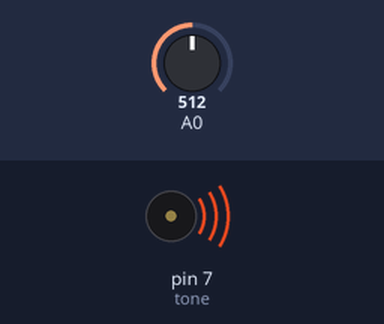
Simulated run of this sketch. Board: Arduino Uno, built with avr-gcc and run on an emulated ATmega328P. Shown: buzzer (waves = sounding). Inputs (shaded band) come from the test bench; at power-on: A0 = 512. What the sketch prints to the serial monitor is not drawn.

Above: at 0.2 s.
At 1.2 s:
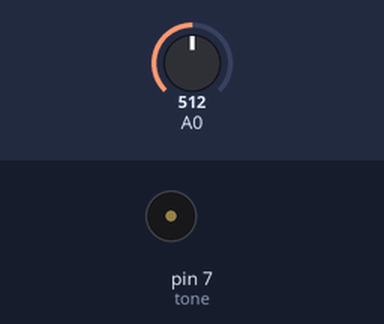
Timing chart, 0 to 3.0 s (numbered marks = the images above):
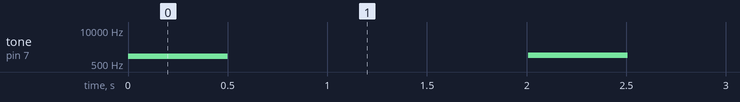

The sketch:

soundInAndOut.ino
```cpp
int note = 1000;
unsigned long now;

void setup() {
  Serial.begin(9600);
  pinMode(7, OUTPUT); //tone
  pinMode(8, OUTPUT); //trigger
}

void loop() {
  Serial.println(analogRead(0) / 4);
  //Serial.println(note);
  digitalWrite(8, HIGH);
  tone(7, note, 500);
  now = millis();
  while (millis() < now + 2000) {
    Serial.println(analogRead(0) / 4);
  }
  digitalWrite(8, LOW);

  note += 100;
}
```

Measured:
- by itself, tone on pin 7 (tone): plays 1000 Hz for 0.50 s, 1100 Hz for 0.50 s, 1200 Hz for 0.50 s, 1300 Hz for 0.50 s, 1400 Hz for 0.50 s, 1500 Hz for 0.50 s … (65 notes in this stretch)
